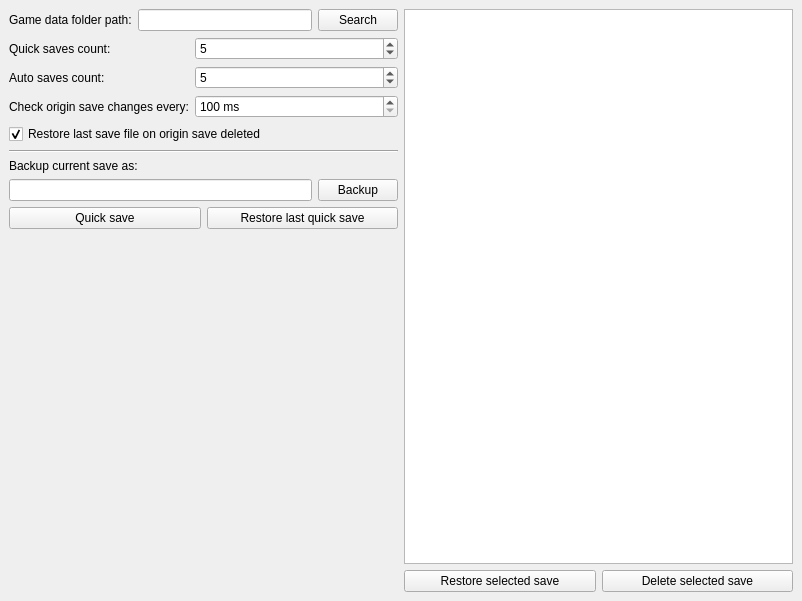
<?xml version="1.0" encoding="UTF-8"?>
<ui version="4.0">
 <class>MainWindow</class>
 <widget class="QMainWindow" name="MainWindow">
  <property name="geometry">
   <rect>
    <x>0</x>
    <y>0</y>
    <width>802</width>
    <height>601</height>
   </rect>
  </property>
  <property name="windowTitle">
   <string>NEO Scavenger Saves Manager</string>
  </property>
  <widget class="QWidget" name="centralwidget">
   <layout class="QHBoxLayout" name="horizontalLayout_5">
    <item>
     <layout class="QVBoxLayout" name="verticalLayout">
      <item>
       <layout class="QHBoxLayout" name="horizontalLayout">
        <item>
         <widget class="QLabel" name="label_gameDataFolderPath">
          <property name="text">
           <string>Game data folder path:</string>
          </property>
         </widget>
        </item>
        <item>
         <widget class="QLineEdit" name="lineEdit_gameDataFolderPath"/>
        </item>
        <item>
         <widget class="QPushButton" name="pushButton_searchGameDataFolderPath">
          <property name="text">
           <string>Search</string>
          </property>
         </widget>
        </item>
       </layout>
      </item>
      <item>
       <layout class="QFormLayout" name="formLayout">
        <item row="1" column="0">
         <widget class="QLabel" name="label_autosavesCount">
          <property name="text">
           <string>Auto saves count:</string>
          </property>
         </widget>
        </item>
        <item row="1" column="1">
         <widget class="QSpinBox" name="spinBox_autosavesCount">
          <property name="value">
           <number>5</number>
          </property>
         </widget>
        </item>
        <item row="2" column="0">
         <widget class="QLabel" name="label_originSaveCheckInterval">
          <property name="text">
           <string>Check origin save changes every:</string>
          </property>
         </widget>
        </item>
        <item row="2" column="1">
         <widget class="QSpinBox" name="spinBox_originSaveCheckInterval">
          <property name="suffix">
           <string> ms</string>
          </property>
          <property name="minimum">
           <number>100</number>
          </property>
          <property name="maximum">
           <number>10000</number>
          </property>
          <property name="singleStep">
           <number>100</number>
          </property>
         </widget>
        </item>
        <item row="0" column="1">
         <widget class="QSpinBox" name="spinBox_quicksavesCount">
          <property name="value">
           <number>5</number>
          </property>
         </widget>
        </item>
        <item row="0" column="0">
         <widget class="QLabel" name="label_quicksavesCount">
          <property name="text">
           <string>Quick saves count:</string>
          </property>
         </widget>
        </item>
       </layout>
      </item>
      <item>
       <widget class="QCheckBox" name="checkBox_restoreSaveOnDelete">
        <property name="text">
         <string>Restore last save file on origin save deleted</string>
        </property>
        <property name="checked">
         <bool>true</bool>
        </property>
       </widget>
      </item>
      <item>
       <widget class="Line" name="line">
        <property name="orientation">
         <enum>Qt::Horizontal</enum>
        </property>
       </widget>
      </item>
      <item>
       <widget class="QLabel" name="label_backupCurrentSave">
        <property name="text">
         <string>Backup current save as:</string>
        </property>
       </widget>
      </item>
      <item>
       <layout class="QHBoxLayout" name="horizontalLayout_2">
        <item>
         <widget class="QLineEdit" name="lineEdit_backupCurrentSave"/>
        </item>
        <item>
         <widget class="QPushButton" name="pushButton_backupCurrentSave">
          <property name="text">
           <string>Backup</string>
          </property>
         </widget>
        </item>
       </layout>
      </item>
      <item>
       <layout class="QHBoxLayout" name="horizontalLayout_4">
        <item>
         <widget class="QPushButton" name="pushButton_quicksave">
          <property name="text">
           <string>Quick save</string>
          </property>
         </widget>
        </item>
        <item>
         <widget class="QPushButton" name="pushButton_restoreLastQuicksave">
          <property name="text">
           <string>Restore last quick save</string>
          </property>
         </widget>
        </item>
       </layout>
      </item>
      <item>
       <spacer name="verticalSpacer">
        <property name="orientation">
         <enum>Qt::Vertical</enum>
        </property>
        <property name="sizeHint" stdset="0">
         <size>
          <width>20</width>
          <height>40</height>
         </size>
        </property>
       </spacer>
      </item>
     </layout>
    </item>
    <item>
     <layout class="QVBoxLayout" name="verticalLayout_2">
      <item>
       <widget class="QTableView" name="tableView_saves">
        <property name="selectionMode">
         <enum>QAbstractItemView::SingleSelection</enum>
        </property>
        <property name="selectionBehavior">
         <enum>QAbstractItemView::SelectRows</enum>
        </property>
        <property name="textElideMode">
         <enum>Qt::ElideMiddle</enum>
        </property>
        <attribute name="horizontalHeaderStretchLastSection">
         <bool>true</bool>
        </attribute>
        <attribute name="verticalHeaderVisible">
         <bool>false</bool>
        </attribute>
       </widget>
      </item>
      <item>
       <layout class="QHBoxLayout" name="horizontalLayout_3">
        <item>
         <widget class="QPushButton" name="pushButton_restoreSelectedSave">
          <property name="text">
           <string>Restore selected save</string>
          </property>
         </widget>
        </item>
        <item>
         <widget class="QPushButton" name="pushButton_deleteSelectedSave">
          <property name="text">
           <string>Delete selected save</string>
          </property>
         </widget>
        </item>
       </layout>
      </item>
     </layout>
    </item>
   </layout>
  </widget>
  <widget class="QMenuBar" name="menubar">
   <property name="geometry">
    <rect>
     <x>0</x>
     <y>0</y>
     <width>802</width>
     <height>26</height>
    </rect>
   </property>
  </widget>
 </widget>
 <resources/>
 <connections/>
</ui>
